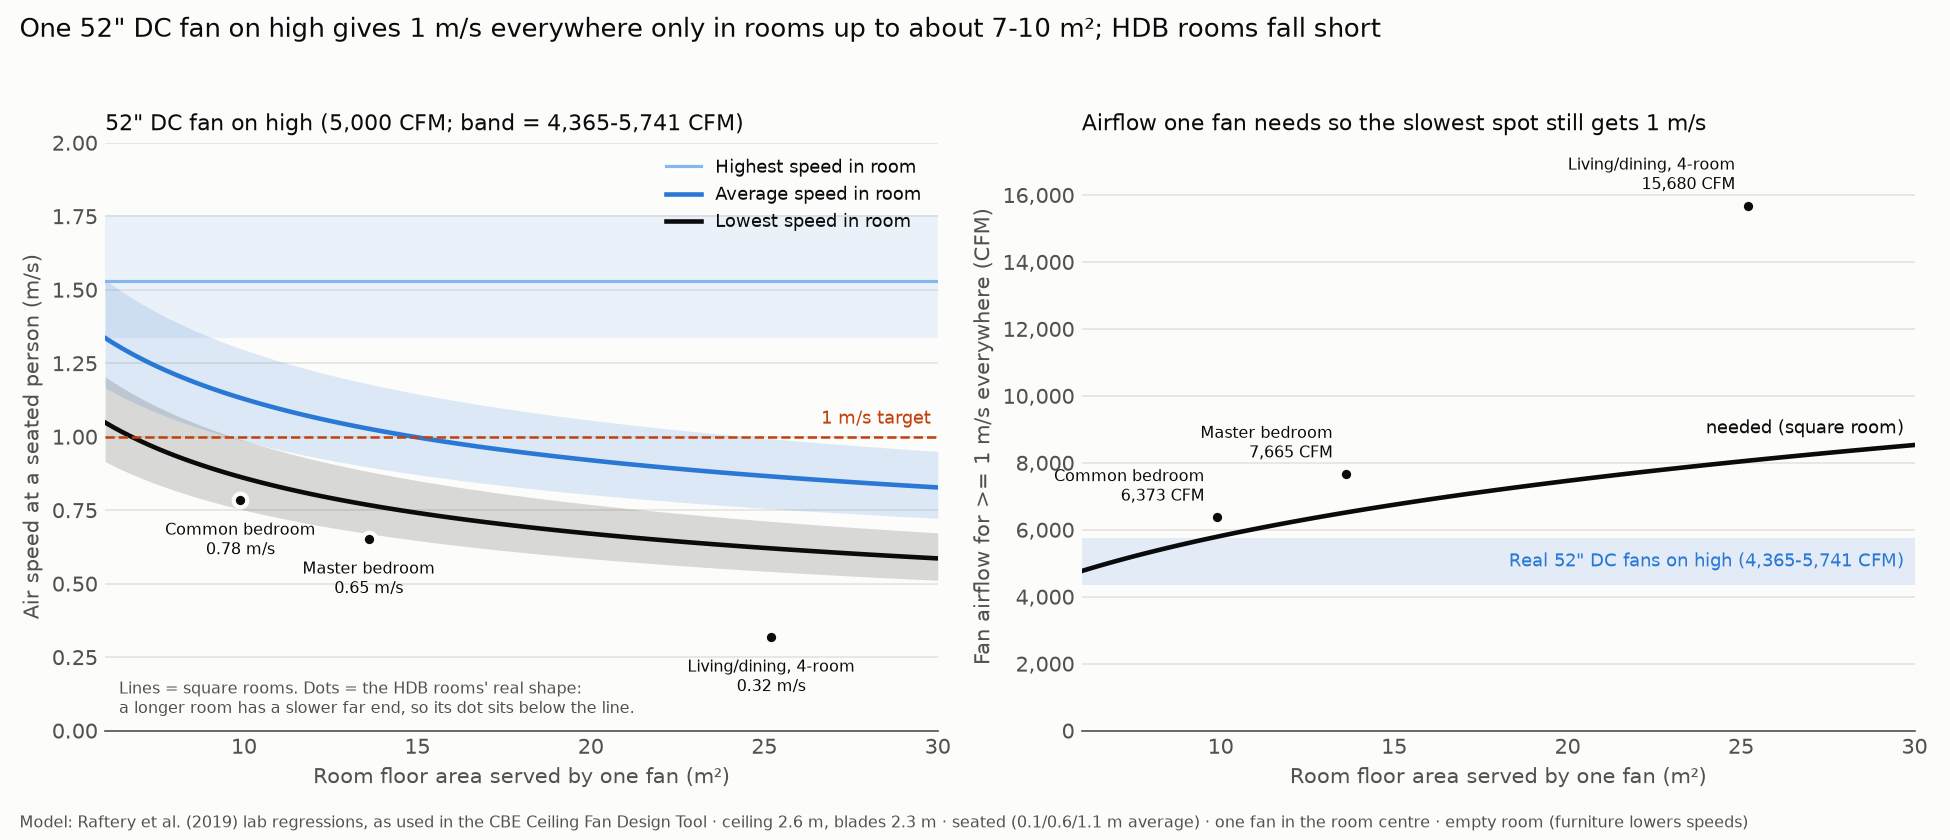

Recreate this plot in Python.
"""Can one ceiling fan give at least 1 m/s everywhere in a typical HDB room?

The project's critical assumption: a DC ceiling fan moves enough air that a
person feels at least 1 m/s anywhere in the room. This script tests it by
modelling only the air speeds that a typical DC ceiling fan produces in rooms
of different sizes. (Comfort and cost come later.)

Model: Raftery et al. (2019), "Ceiling fans: Predicting indoor air speeds
based on full scale laboratory measurements", Building and Environment.
From 78 full-scale lab tests they fitted simple equations for the LOWEST,
AVERAGE (area-weighted) and HIGHEST air speed in the occupied part of a room.
The equations below are copied from CBE's open-source Ceiling Fan Design Tool
(github.com/CenterForTheBuiltEnvironment/fan-tool, objects.js), which uses them.

Symbols (all SI units):
    Q    = fan airflow on the chosen speed (m³/s)
    D    = fan blade diameter (m)
    S_F  = "fan air speed" = Q ÷ (π D² / 4), the airflow spread over the blade disc (m/s)
    A    = floor area served by the fan (m²); here one fan per room, so A = room area
    r    = √A, the room's characteristic width (m)
    AR   = aspect ratio = long side ÷ short side (≥ 1)
    H_c  = ceiling height (m);  H_b = blade height above the floor (m)
    seated = 1 for a seated person (speed averaged over 0.1, 0.6 and 1.1 m
             above the floor, the ASHRAE 55 heights), 0 for standing
    Dimensionless groups: D/r, H_c/D, D/1.7, H_b/D

    lowest  = S_F × (0.90 D/r − 0.017 H_c/D + 0.11 D/1.7 + 0.024 seated + 0.047) ÷ AR
    average = S_F × (0.99 D/r − 0.060 H_c/D + 0.11 D/1.7 + 0.024 seated + 0.25)
    highest = S_F × (1.3 − 0.18 H_b/D − 0.10 seated)

Reported accuracy over 56 downward-blowing lab tests: median error 0.03 m/s
(lowest), 0.05 m/s (average), 0.12 m/s (highest).

Outputs (saved next to this script):
    room_fan_coverage.png   lowest/average/highest speed vs room size, and the
                            fan airflow needed for 1 m/s everywhere
    room_fan_coverage.csv   the numbers for each HDB room and fan speed setting
"""

import os

os.chdir(os.path.dirname(os.path.abspath(__file__)))  # save outputs next to this script

import csv
import math

import matplotlib.pyplot as plt
import numpy as np

plt.rcParams["text.parse_math"] = False  # treat "$" as plain text, not a maths formula

# =============================================================================
# 1. Inputs (ASSUMPTIONS, stated)
# =============================================================================
CFM_TO_M3S = 0.000471947  # 1 cubic foot per minute = 0.000471947 m³/s

# Typical 52-inch DC-motor ceiling fan
D = 1.32  # m, 52-inch blade span
# High-speed airflow of 52" DC fans on the US ENERGY STAR list ranges from
# about 4,365 to 5,741 CFM (manufacturer ratings). Typical value used: 5,000 CFM.
CFM_LOW, CFM_TYPICAL, CFM_HIGH = 4365, 5000, 5741
FAN_W_HIGH = 25  # W, typical power of such a fan on high (listings: 18-33 W)

# HDB room geometry
H_C = 2.6  # m, floor-to-ceiling height (ASSUMPTION: typical HDB flat)
H_B = 2.3  # m, blade height: fan on a short downrod, blades 0.3 m below the
#           ceiling (0.23 D, above the 0.2 D needed to avoid starving the fan,
#           and above the 2.1 m minimum blade height)
SEATED = 1  # seated person (also the closest case for someone lying in bed)
TARGET = 1.0  # m/s, the project's assumption: at least this everywhere

# Typical HDB rooms (ASSUMPTIONS from typical floor plans; actual flats vary):
# (name, length m, width m)
ROOMS = [
    ("Common bedroom (~10 m²)", 3.3, 3.0),
    ("Master bedroom (~14 m²)", 4.0, 3.4),
    ("Living/dining, 4-room (~25 m²)", 7.0, 3.6),
]
# Fan speed settings: airflow scales in proportion to fan speed (CBE guidebook:
# "airflow and air speed scale linearly" with rotational speed).
SPEEDS = [("High (100%)", 1.0), ("Medium (70%)", 0.7), ("Low (40%)", 0.4)]


# =============================================================================
# 2. The Raftery et al. (2019) model
# =============================================================================
def fan_air_speed(cfm, d=D):
    """S_F (m/s): airflow divided by the area of the blade disc."""
    return cfm * CFM_TO_M3S / (math.pi * d ** 2 / 4)


def room_speeds(cfm, length, width, d=D, h_c=H_C, h_b=H_B, seated=SEATED):
    """(lowest, average, highest) air speed in m/s in a room with one fan in the middle."""
    s_f = fan_air_speed(cfm, d)
    r = math.sqrt(length * width)
    ar = max(length, width) / min(length, width)
    lowest = s_f * (0.90 * d / r - 0.017 * h_c / d + 0.11 * d / 1.7 + 0.024 * seated + 0.047) / ar
    average = s_f * (0.99 * d / r - 0.060 * h_c / d + 0.11 * d / 1.7 + 0.024 * seated + 0.25)
    highest = s_f * (1.3 - 0.18 * h_b / d - 0.10 * seated)
    return lowest, average, highest


def cfm_needed(length, width, target=TARGET):
    """Fan airflow (CFM) for the LOWEST speed in the room to reach `target` m/s.
    Every speed is proportional to airflow, so scale from 1 CFM."""
    return target / room_speeds(1.0, length, width)[0]


def largest_square_room(cfm, target=TARGET):
    """Largest square room (m², one fan) whose lowest speed is still >= target.
    Solved from the 'lowest' equation with AR = 1: D/r = (target/S_F - rest)/0.9."""
    s_f = fan_air_speed(cfm)
    rest = -0.017 * H_C / D + 0.11 * D / 1.7 + 0.024 * SEATED + 0.047
    d_over_r = (target / s_f - rest) / 0.90
    return (D / d_over_r) ** 2 if d_over_r > 0 else float("inf")


# =============================================================================
# 3. Results for the HDB rooms
# =============================================================================
print(f"Typical 52\" DC ceiling fan: D = {D} m, {CFM_TYPICAL} CFM on high "
      f"(S_F = {fan_air_speed(CFM_TYPICAL):.2f} m/s); ceiling {H_C} m, blades at {H_B} m; seated")
print(f"Target: lowest air speed in the room >= {TARGET} m/s\n")
rows = []
for name, L, W in ROOMS:
    print(f"{name}: {L} x {W} m = {L * W:.1f} m², aspect ratio {max(L, W) / min(L, W):.2f}")
    for sp_name, frac in SPEEDS:
        lo, av, hi = room_speeds(CFM_TYPICAL * frac, L, W)
        ok = "MEETS 1 m/s" if lo >= TARGET else "below 1 m/s"
        print(f"  {sp_name:<13} lowest {lo:4.2f} · average {av:4.2f} · highest {hi:4.2f} m/s  -> {ok}")
        rows.append({"room": name, "length_m": L, "width_m": W, "area_m2": round(L * W, 1),
                     "speed_setting": sp_name, "airflow_cfm": round(CFM_TYPICAL * frac),
                     "lowest_m_s": round(lo, 2), "average_m_s": round(av, 2), "highest_m_s": round(hi, 2),
                     "lowest_meets_1_m_s": lo >= TARGET})
    need = cfm_needed(L, W)
    print(f"  Airflow needed for >= {TARGET} m/s everywhere: {need:,.0f} CFM "
          f"({need / CFM_TYPICAL:.0%} of a typical 52\" DC fan on high)\n")

for cfm in (CFM_LOW, CFM_TYPICAL, CFM_HIGH):
    print(f"{cfm:,} CFM on high: largest square room with >= {TARGET} m/s everywhere = "
          f"{largest_square_room(cfm):.1f} m²")

with open("room_fan_coverage.csv", "w", newline="", encoding="utf-8") as f:
    w = csv.DictWriter(f, fieldnames=list(rows[0].keys()))
    w.writeheader()
    w.writerows(rows)
print("\nSaved room_fan_coverage.csv")

# =============================================================================
# 4. Chart
# =============================================================================
SURFACE, INK, INK_2, GRID = "#fcfcfb", "#0b0b0b", "#52514e", "#e4e3df"
BLUE, LIGHT_BLUE, RED = "#2a78d6", "#86b6ef", "#c2410c"


def style(ax):
    ax.set_facecolor(SURFACE)
    ax.grid(axis="y", color=GRID, lw=0.8)
    ax.set_axisbelow(True)
    for side in ("top", "right", "left"):
        ax.spines[side].set_visible(False)
    ax.spines["bottom"].set_color(INK_2)
    ax.tick_params(colors=INK_2, length=0)


fig, (ax1, ax2) = plt.subplots(1, 2, figsize=(13, 5.6), dpi=150)
fig.patch.set_facecolor(SURFACE)

# Left: speeds vs room area (square rooms), typical fan on high, with a band for the fan range
areas = np.linspace(6, 30, 97)
sides = np.sqrt(areas)
for idx, (label, color, lw) in enumerate((("Highest", LIGHT_BLUE, 1.5), ("Average", BLUE, 2.2),
                                          ("Lowest", INK, 2.2))):
    i = 2 - idx  # room_speeds returns (lowest, average, highest)
    typ = [room_speeds(CFM_TYPICAL, s, s)[i] for s in sides]
    lo_band = [room_speeds(CFM_LOW, s, s)[i] for s in sides]
    hi_band = [room_speeds(CFM_HIGH, s, s)[i] for s in sides]
    ax1.fill_between(areas, lo_band, hi_band, color=color, alpha=0.15, lw=0)
    ax1.plot(areas, typ, color=color, lw=lw, label=f"{label} speed in room")
ax1.axhline(TARGET, color=RED, lw=1.2, ls="--")
ax1.text(29.8, TARGET + 0.03, "1 m/s target", color=RED, ha="right", va="bottom", fontsize=8.5)
# Mark the HDB rooms on the "lowest" line (their real shape, not square)
for name, L, W in ROOMS:
    lo = room_speeds(CFM_TYPICAL, L, W)[0]
    ax1.scatter([L * W], [lo], s=42, color=INK, edgecolor=SURFACE, linewidth=2, zorder=3)
    ax1.annotate(f"{name.split(' (')[0]}\n{lo:.2f} m/s", (L * W, lo), textcoords="offset points",
                 xytext=(0, -26), ha="center", fontsize=7.8, color=INK)
style(ax1)
ax1.set_xlim(6, 30)
ax1.set_ylim(0, 2.0)
ax1.set_xlabel("Room floor area served by one fan (m²)", color=INK_2)
ax1.set_ylabel("Air speed at a seated person (m/s)", color=INK_2)
ax1.set_title(f"52\" DC fan on high ({CFM_TYPICAL:,} CFM; band = {CFM_LOW:,}-{CFM_HIGH:,} CFM)",
              loc="left", fontsize=10.5, color=INK)
ax1.legend(loc="upper right", frameon=False, fontsize=8.5, labelcolor=INK)
ax1.text(6.4, 0.06, "Lines = square rooms. Dots = the HDB rooms' real shape:\n"
         "a longer room has a slower far end, so its dot sits below the line.", ha="left", fontsize=7.8,
         color=INK_2)

# Right: airflow needed for >= 1 m/s everywhere vs room area, compared with real fans
need_sq = [cfm_needed(s, s) for s in sides]
ax2.plot(areas, need_sq, color=INK, lw=2.2)
ax2.text(29.7, need_sq[-1] + 350, "needed (square room)", ha="right", fontsize=8.5, color=INK)
ax2.axhspan(CFM_LOW, CFM_HIGH, color=BLUE, alpha=0.12, lw=0)
ax2.text(29.7, (CFM_LOW + CFM_HIGH) / 2, f"Real 52\" DC fans on high ({CFM_LOW:,}-{CFM_HIGH:,} CFM)",
         va="center", ha="right", fontsize=8.5, color=BLUE)
for name, L, W in ROOMS:
    need = cfm_needed(L, W)
    ax2.scatter([L * W], [need], s=42, color=INK, edgecolor=SURFACE, linewidth=2, zorder=3)
    ax2.annotate(f"{name.split(' (')[0]}\n{need:,.0f} CFM", (L * W, need), textcoords="offset points",
                 xytext=(-6, 8), ha="right", fontsize=7.8, color=INK)
style(ax2)
ax2.set_xlim(6, 30)
ax2.set_ylim(0, max(need_sq + [cfm_needed(L, W) for _, L, W in ROOMS]) * 1.12)
ax2.set_xlabel("Room floor area served by one fan (m²)", color=INK_2)
ax2.set_ylabel("Fan airflow for >= 1 m/s everywhere (CFM)", color=INK_2)
ax2.set_title("Airflow one fan needs so the slowest spot still gets 1 m/s", loc="left", fontsize=10.5,
              color=INK)
ax2.yaxis.set_major_formatter(plt.FuncFormatter(lambda v, _: f"{v:,.0f}"))

fig.suptitle("One 52\" DC fan on high gives 1 m/s everywhere only in rooms up to about 7-10 m²; HDB rooms fall short",
             x=0.01, ha="left", fontsize=12.5, color=INK)
fig.text(0.01, 0.015, f"Model: Raftery et al. (2019) lab regressions, as used in the CBE Ceiling Fan Design Tool · "
         f"ceiling {H_C} m, blades {H_B} m · seated (0.1/0.6/1.1 m average) · one fan in the room centre · "
         "empty room (furniture lowers speeds)", fontsize=7.8, color=INK_2)
fig.tight_layout(rect=(0, 0.035, 1, 0.95))
fig.savefig("room_fan_coverage.png")
print("Saved room_fan_coverage.png")
